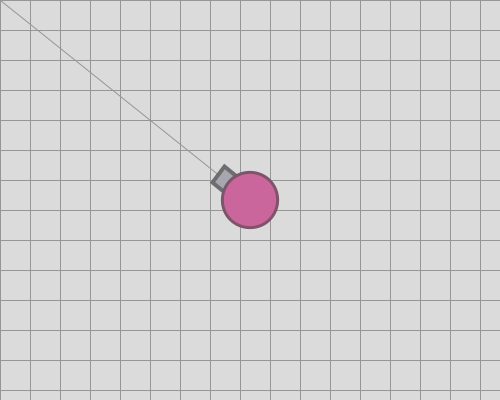
Frame 1 (no input)
Frame 60 (the mouse pressed at the canvas centre just before this capture): identical to frame 1, image omitted
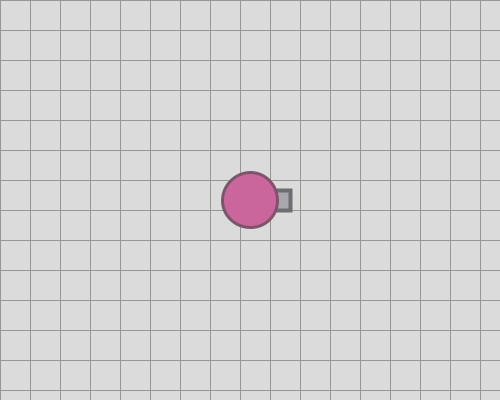
Frame 120 (the mouse held since frame 60 and released just before this capture)

The Processing sketch that drew these frames (run headless with seeded random() and noise(); from frame 60 on, the mouse is pressed at the canvas centre):

// Processing sketch: week07_04_arras04_backgorund_for_line_line_void_keyPressed_keyC
// ── week07_04_arras04_backgorund_for_line_line_void_keyPressed_keyC.pde
void setup() {
  size(500, 400);
}
void keyPressed(){
   if(keyCode==RIGHT) x+=1;
   if(keyCode==LEFT) x-=1;
   if(keyCode==UP) y-=1;
   if(keyCode==DOWN) y+=1;
}
float x = 250, y = 200;
void draw() {
  background(219);//灰底
  stroke(150);
  strokeWeight(1);
  for(int i=0; i<30; i++){
     line(0, i*30, 500, i*30);
     line(i*30, 0, i*30, 500);
  }
  float dx = mouseX- x, dy = mouseY - y;
  float a = atan2(dy, dx);//atant3算出角度
  line(x, y, mouseX, mouseY);
  myTank(x, y, a);
}
void myTank(float x, float y, float a) {
  translate(x, y);
  rotate(a);
  fill(167, 167, 175);
  stroke(110, 110, 113);
  strokeWeight(4);
  rect(20, -10, 20, 20);

  fill(202, 102, 156);
  stroke(125, 84, 105);
  strokeWeight(3);
  ellipse(0, 0, 55, 55);
}
